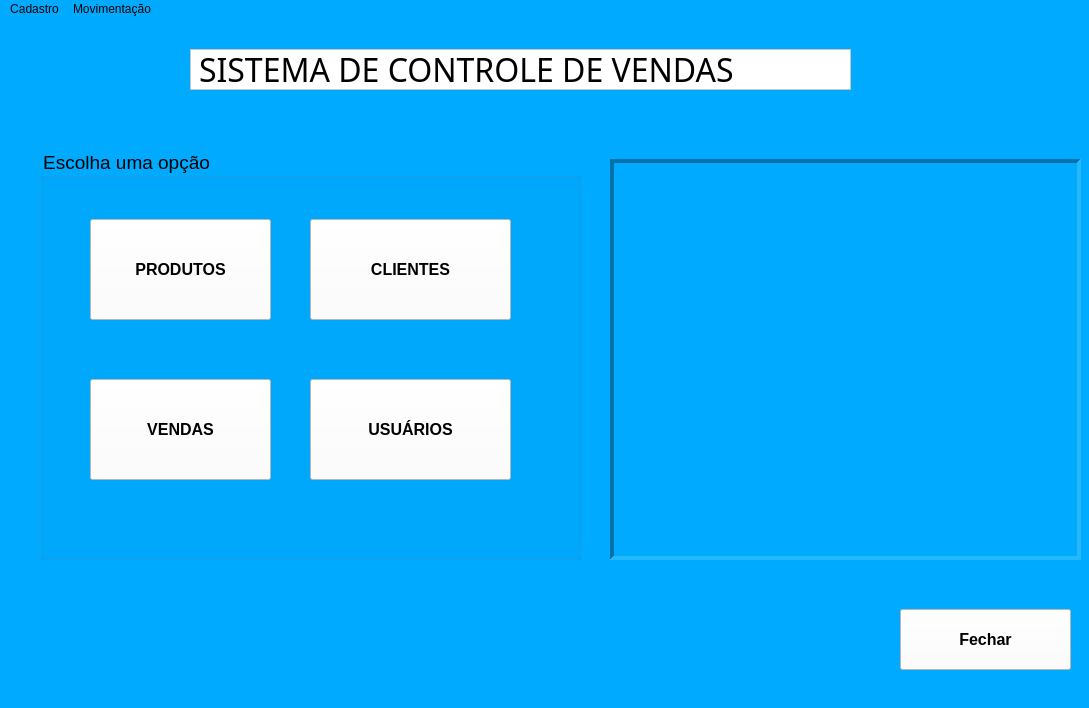
<?xml version="1.0" encoding="UTF-8"?>
<ui version="4.0">
 <class>MainWindow</class>
 <widget class="QMainWindow" name="MainWindow">
  <property name="geometry">
   <rect>
    <x>0</x>
    <y>0</y>
    <width>1089</width>
    <height>708</height>
   </rect>
  </property>
  <property name="sizePolicy">
   <sizepolicy hsizetype="Fixed" vsizetype="Fixed">
    <horstretch>0</horstretch>
    <verstretch>0</verstretch>
   </sizepolicy>
  </property>
  <property name="windowTitle">
   <string>Menu</string>
  </property>
  <property name="styleSheet">
   <string notr="true">background-color: rgb(0, 170, 255);</string>
  </property>
  <widget class="QWidget" name="centralwidget">
   <widget class="QLabel" name="label">
    <property name="geometry">
     <rect>
      <x>610</x>
      <y>140</y>
      <width>471</width>
      <height>401</height>
     </rect>
    </property>
    <property name="frameShape">
     <enum>QFrame::Panel</enum>
    </property>
    <property name="frameShadow">
     <enum>QFrame::Sunken</enum>
    </property>
    <property name="lineWidth">
     <number>4</number>
    </property>
    <property name="midLineWidth">
     <number>6</number>
    </property>
    <property name="text">
     <string/>
    </property>
    <property name="pixmap">
     <pixmap>controle-de-vendas.png</pixmap>
    </property>
    <property name="scaledContents">
     <bool>true</bool>
    </property>
    <property name="wordWrap">
     <bool>true</bool>
    </property>
    <property name="openExternalLinks">
     <bool>false</bool>
    </property>
   </widget>
   <widget class="QGroupBox" name="groupBox">
    <property name="geometry">
     <rect>
      <x>40</x>
      <y>130</y>
      <width>541</width>
      <height>411</height>
     </rect>
    </property>
    <property name="font">
     <font>
      <pointsize>14</pointsize>
     </font>
    </property>
    <property name="contextMenuPolicy">
     <enum>Qt::CustomContextMenu</enum>
    </property>
    <property name="title">
     <string>Escolha uma opção</string>
    </property>
    <property name="flat">
     <bool>false</bool>
    </property>
    <property name="checkable">
     <bool>false</bool>
    </property>
    <widget class="QPushButton" name="bt_prod">
     <property name="geometry">
      <rect>
       <x>50</x>
       <y>70</y>
       <width>181</width>
       <height>101</height>
      </rect>
     </property>
     <property name="font">
      <font>
       <pointsize>12</pointsize>
       <weight>75</weight>
       <bold>true</bold>
      </font>
     </property>
     <property name="styleSheet">
      <string notr="true">background-color: rgb(255, 255, 255);</string>
     </property>
     <property name="text">
      <string>PRODUTOS</string>
     </property>
     <property name="icon">
      <iconset>
       <normaloff>../icones/1170679.png</normaloff>../icones/1170679.png</iconset>
     </property>
     <property name="iconSize">
      <size>
       <width>40</width>
       <height>40</height>
      </size>
     </property>
     <property name="checkable">
      <bool>false</bool>
     </property>
    </widget>
    <widget class="QPushButton" name="bt_clien">
     <property name="geometry">
      <rect>
       <x>270</x>
       <y>70</y>
       <width>201</width>
       <height>101</height>
      </rect>
     </property>
     <property name="font">
      <font>
       <pointsize>12</pointsize>
       <weight>75</weight>
       <bold>true</bold>
      </font>
     </property>
     <property name="styleSheet">
      <string notr="true">background-color: rgb(255, 255, 255);</string>
     </property>
     <property name="text">
      <string>CLIENTES</string>
     </property>
     <property name="icon">
      <iconset>
       <normaloff>../icones/clientes.png</normaloff>../icones/clientes.png</iconset>
     </property>
     <property name="iconSize">
      <size>
       <width>40</width>
       <height>40</height>
      </size>
     </property>
    </widget>
    <widget class="QPushButton" name="bt_vendas">
     <property name="geometry">
      <rect>
       <x>50</x>
       <y>230</y>
       <width>181</width>
       <height>101</height>
      </rect>
     </property>
     <property name="font">
      <font>
       <pointsize>12</pointsize>
       <weight>75</weight>
       <bold>true</bold>
      </font>
     </property>
     <property name="styleSheet">
      <string notr="true">background-color: rgb(255, 255, 255);</string>
     </property>
     <property name="text">
      <string>VENDAS</string>
     </property>
     <property name="icon">
      <iconset>
       <normaloff>../icones/vendas.png</normaloff>../icones/vendas.png</iconset>
     </property>
     <property name="iconSize">
      <size>
       <width>40</width>
       <height>40</height>
      </size>
     </property>
    </widget>
    <widget class="QPushButton" name="bt_usuar">
     <property name="geometry">
      <rect>
       <x>270</x>
       <y>230</y>
       <width>201</width>
       <height>101</height>
      </rect>
     </property>
     <property name="font">
      <font>
       <pointsize>12</pointsize>
       <weight>75</weight>
       <bold>true</bold>
      </font>
     </property>
     <property name="styleSheet">
      <string notr="true">background-color: rgb(255, 255, 255);</string>
     </property>
     <property name="text">
      <string>USUÁRIOS</string>
     </property>
     <property name="icon">
      <iconset>
       <normaloff>../icones/usuarios.png</normaloff>../icones/usuarios.png</iconset>
     </property>
     <property name="iconSize">
      <size>
       <width>60</width>
       <height>60</height>
      </size>
     </property>
    </widget>
   </widget>
   <widget class="QLabel" name="label_2">
    <property name="geometry">
     <rect>
      <x>190</x>
      <y>30</y>
      <width>661</width>
      <height>41</height>
     </rect>
    </property>
    <property name="font">
     <font>
      <family>Bauhaus 93</family>
      <pointsize>24</pointsize>
     </font>
    </property>
    <property name="styleSheet">
     <string notr="true">background-color: rgb(255, 255, 255);
gridline-color: rgb(0, 0, 0);</string>
    </property>
    <property name="frameShape">
     <enum>QFrame::StyledPanel</enum>
    </property>
    <property name="frameShadow">
     <enum>QFrame::Sunken</enum>
    </property>
    <property name="lineWidth">
     <number>6</number>
    </property>
    <property name="midLineWidth">
     <number>2</number>
    </property>
    <property name="text">
     <string>SISTEMA DE CONTROLE DE VENDAS </string>
    </property>
    <property name="openExternalLinks">
     <bool>false</bool>
    </property>
   </widget>
   <widget class="QPushButton" name="btfechar">
    <property name="geometry">
     <rect>
      <x>900</x>
      <y>590</y>
      <width>171</width>
      <height>61</height>
     </rect>
    </property>
    <property name="font">
     <font>
      <pointsize>12</pointsize>
      <weight>75</weight>
      <bold>true</bold>
     </font>
    </property>
    <property name="styleSheet">
     <string notr="true">background-color: rgb(255, 255, 255);</string>
    </property>
    <property name="text">
     <string>Fechar</string>
    </property>
    <property name="icon">
     <iconset>
      <normaloff>../icones/download.png</normaloff>../icones/download.png</iconset>
    </property>
    <property name="iconSize">
     <size>
      <width>55</width>
      <height>55</height>
     </size>
    </property>
   </widget>
  </widget>
  <widget class="QStatusBar" name="statusbar"/>
  <widget class="QMenuBar" name="menubar">
   <property name="geometry">
    <rect>
     <x>0</x>
     <y>0</y>
     <width>1089</width>
     <height>26</height>
    </rect>
   </property>
   <widget class="QMenu" name="menuteste">
    <property name="title">
     <string>Cadastro</string>
    </property>
    <addaction name="actionteste"/>
    <addaction name="actionClientes"/>
    <addaction name="actionUsu_rios"/>
   </widget>
   <widget class="QMenu" name="menuMovimenta_o">
    <property name="title">
     <string>Movimentação</string>
    </property>
    <addaction name="actionVendas"/>
   </widget>
   <addaction name="menuteste"/>
   <addaction name="menuMovimenta_o"/>
  </widget>
  <action name="actionteste">
   <property name="text">
    <string>Produtos</string>
   </property>
  </action>
  <action name="actionClientes">
   <property name="text">
    <string>Clientes</string>
   </property>
  </action>
  <action name="actionUsu_rios">
   <property name="text">
    <string>Usuários</string>
   </property>
  </action>
  <action name="actionVendas">
   <property name="text">
    <string>Vendas</string>
   </property>
  </action>
 </widget>
 <resources/>
 <connections/>
</ui>
